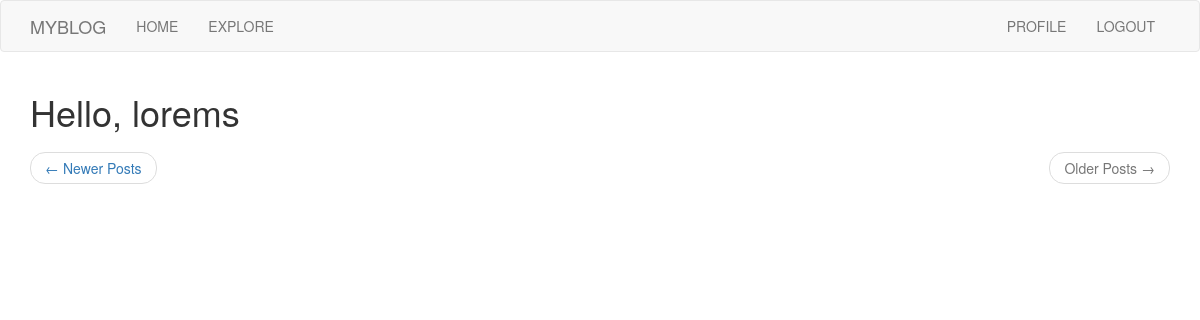
The app's page /explore?page=2 (signed in), older data.
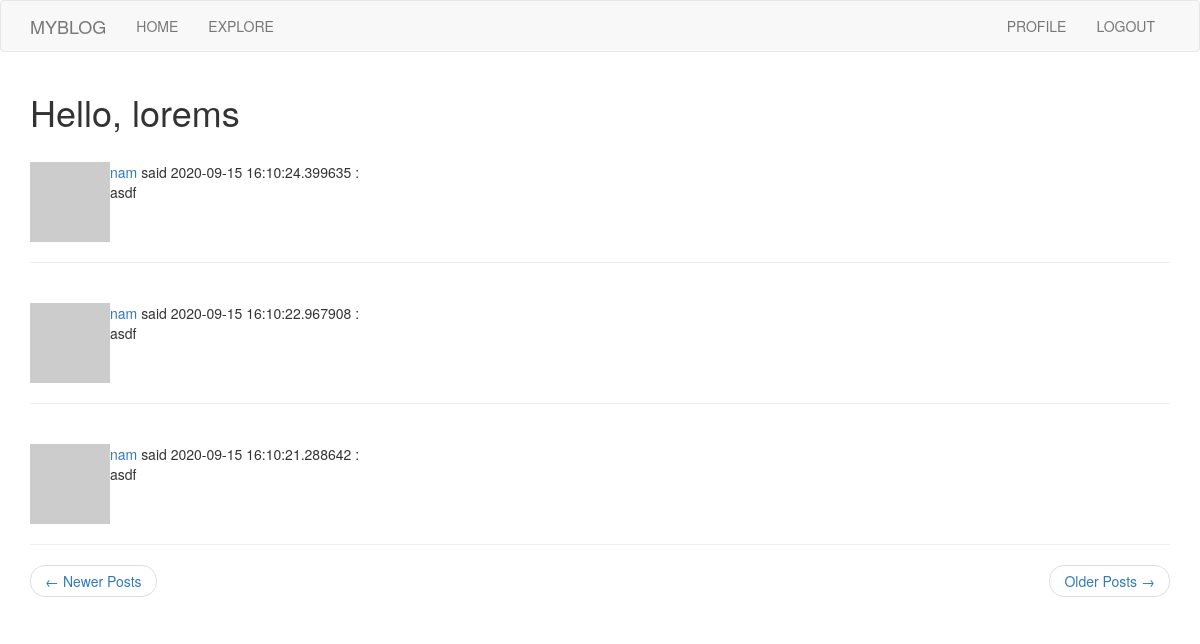
The same page, newer data.
### app/models.py (models this page shows, shortened)
class Post(db.Model):
    id = db.Column(db.Integer, primary_key=True)
    body = db.Column(db.String(140))
    timestamp = db.Column(db.DateTime, index=True, default=datetime.utcnow)
    user_id = db.Column(db.Integer, db.ForeignKey('user.id'))

class User(UserMixin, db.Model):
    id = db.Column(db.Integer, primary_key=True)
    username = db.Column(db.String(64), index=True, unique=True)
    email = db.Column(db.String(120), index=True, unique=True)
    password_hash = db.Column(db.String(128))
    posts = db.relationship('Post', backref='author', lazy='dynamic')
    about_me = db.Column(db.String(140))
    last_seen = db.Column(db.DateTime, default=datetime.utcnow)
    def avatar(self, size):
        digest = md5(self.email.lower().encode('utf-8')).hexdigest()
        return 'https://www.gravatar.com/avatar/{}?d=identicon&s={}'.format(digest, size)
    followed = db.relationship(
        'User', secondary=followers,
        primaryjoin=(followers.c.follower_id == id),
        secondaryjoin=(followers.c.followed_id == id),
        backref=db.backref('followers', lazy='dynamic'), lazy='dynamic'
    )

### app/routes.py (the view)
@app.route('/explore')
@login_required
def explore():
    page = request.args.get('page', 1, type=int)
    posts = Post.query.order_by(Post.timestamp.desc()).paginate(
        page, app.config['POSTS_PER_PAGE'], False
    )
    next_url = url_for('explore', page=posts.next_num) if posts.has_next else None
    prev_url = url_for('explore', page=posts.prev_num) if posts.has_prev else None
    return render_template('index.html', title='Explore', posts=posts.items,
                           next_url=next_url, prev_url=prev_url)

### app/models.py (called while the page is built)
@login.user_loader
def load_user(id):
    return User.query.get(int(id))

### app/routes.py (called while the page is built)
@app.before_request
def before_request():
    if current_user.is_authenticated:
        current_user.last_seen = datetime.utcnow()
        db.session.commit()

### app/templates/index.html (shortened to what this page needs)
{% extends "base.html" %}
{% import 'bootstrap/wtf.html' as wtf %}
    {% block app_content %}
        <h1>Hello, {{ current_user.username }}</h1>
        {% for post in posts %}
            <br>
            {% include '_post.html' %}
            <hr>
        {% endfor %}
         <nav aria-label="...">
            <ul class="pager">
                <li class="previous{% if not prev_url %} disabled{% endif %}">
                    <a href="{{ prev_url or '#' }}">
                        <span aria-hidden="true">&larr;</span> Newer Posts
                    </a>
                </li>
                <li class="next{% if not next_url %} disabled{% endif %}">
                    <a href="{{ next_url or '#' }}">
                        Older Posts <span aria-hidden="true">&rarr;</span>
                    </a>
                </li>
            </ul>
        </nav>
    {% endblock %}

### app/templates/_post.html
<table>
    <tr valign="top">
        <td width="70px">
            <a href="{{ url_for('user', username=post.author.username) }}">
                <img src="{{ post.author.avatar(70) }}" alt="">
            </a>
        </td>
        <td>
            <a href="{{ url_for('user', username=post.author.username) }}">
                {{ post.author.username }}
            </a>
            said {{ post.timestamp }} : <br>{{ post.body }}
        </td>
    </tr>
</table>

Row changes from the older to the newer data that the page shows:
added Post: author.username "nam", timestamp "2020-09-15 16:10:24.399635", body "asdf"
added Post: author.username "nam", timestamp "2020-09-15 16:10:22.967908", body "asdf"
added Post: author.username "nam", timestamp "2020-09-15 16:10:21.288642", body "asdf"
